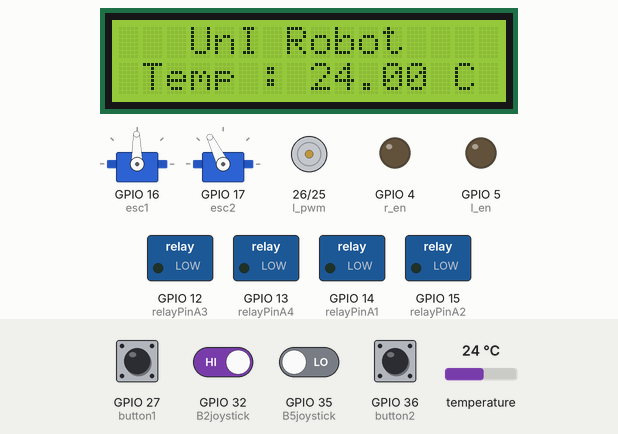
A sketch run on a simulated ESP32. Shown: 16×2 character LCD, 2 × servo, motor-driver pin pairs drawn as motors (green arrow = first pin HIGH = forward, orange = second pin HIGH = backward, longer = more drive), switched loads named in the sketch (green lamp = pin HIGH), output pins drawn as LEDs (lit = HIGH). The inputs (shaded band) are chosen by the test bench; at power-on: GPIO 27 (button1), GPIO 32 (B2joystick), GPIO 36 (button2) HIGH, GPIO 35 (B5joystick) LOW, temperature 24 °C.

Above: at 3.3 s.
3.4 s: GPIO 27 (button1) pulled LOW for 0.95 s
At 4.9 s:
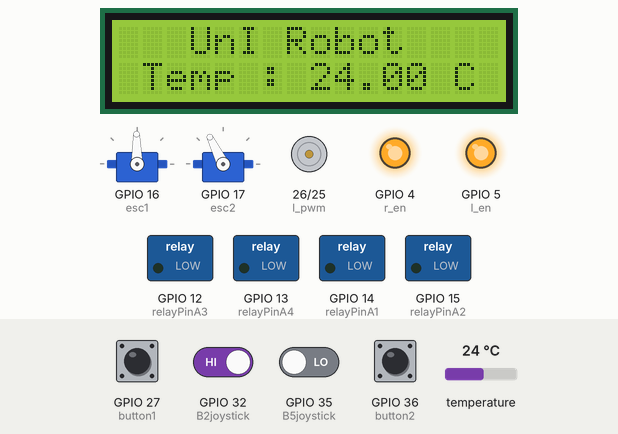
6.0 s: GPIO 32 (B2joystick) driven LOW
At 6.6 s:
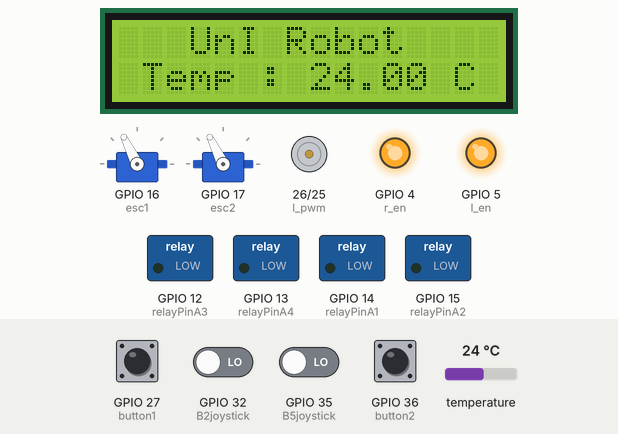
7.6 s: GPIO 36 (button2) pulled LOW for 0.95 s
At 8.3 s:
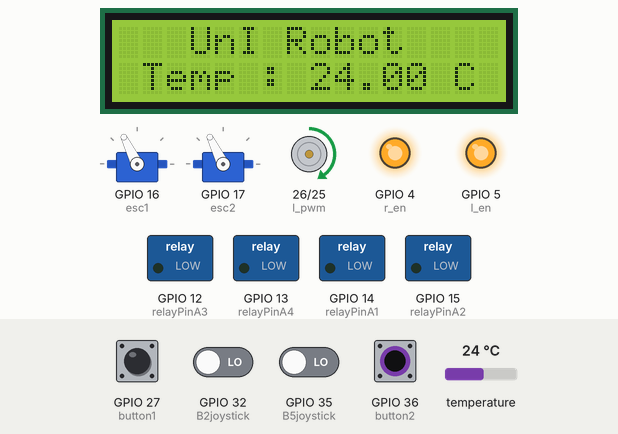
10.7 s: GPIO 27 (button1) pulled LOW for 0.95 s
At 11.4 s:
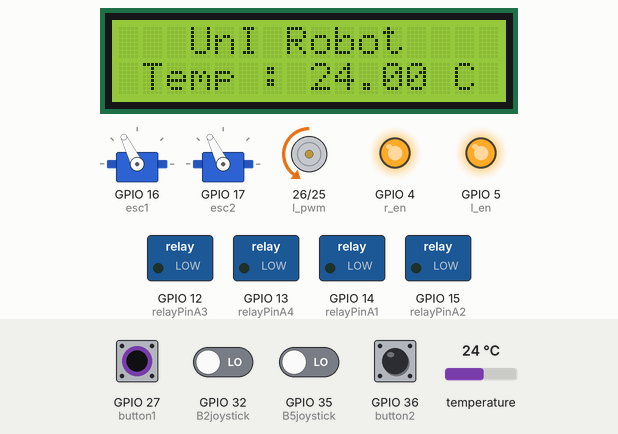
13.1 s: temperature set to 12 °C
At 13.6 s:
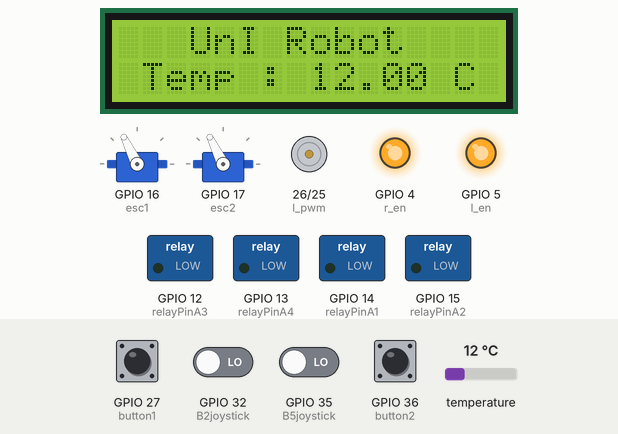
14.7 s: temperature set to 19 °C
At 15.3 s:
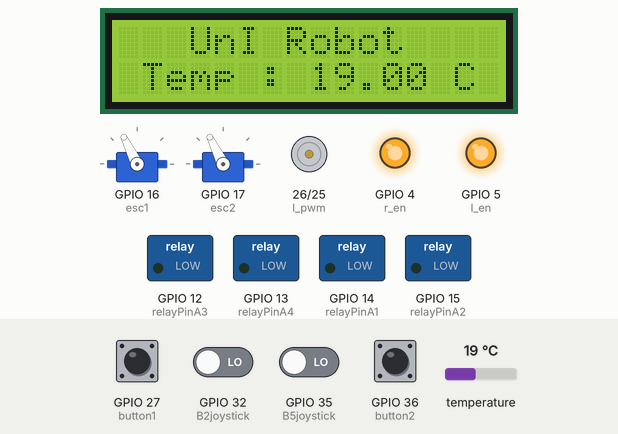
Timing chart, 0 to 17.3 s (numbered marks = the images above; inputs shaded):
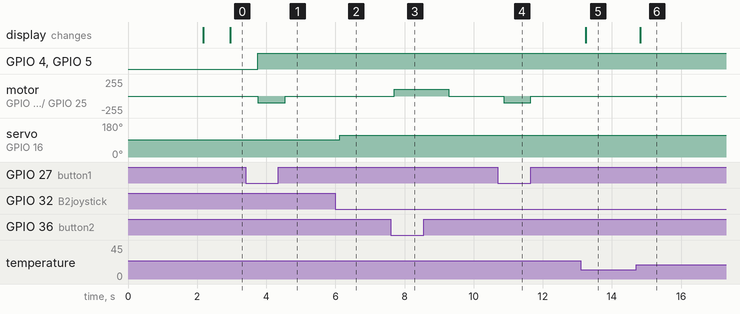

The sketch:

UnI_Robot_Coding.ino
```cpp
#include <ESP32Servo.h>  // Use the ESP32-specific Servo library
#include <OneWire.h>
#include <DallasTemperature.h>
#include <Wire.h>
#include <LiquidCrystal_I2C.h>
#include <ModbusMaster.h>

#ifndef DEVICE_DSICONNECRED_C
#define DEVICE_DSICONNECRED_C -127
#endif
#define ESC_MIN 1000 // Minimum throttle (stopped)
#define ESC_MAX 2000 // Maximum throttle
#define ESC_NEUTRAL 1480 // Neutral position (stopped)
#define ONE_WIRE_BUS 19 // Temperature Sensor
OneWire oneWire(ONE_WIRE_BUS);
DallasTemperature sensors(&oneWire);
LiquidCrystal_I2C lcd(0X27, 16, 2);

Servo esc1;
Servo esc2;

const int relayPinA1 = 14;
const int relayPinA2 = 15;
const int relayPinA3 = 12;
const int relayPinA4 = 13;
const int B2joystick = 32;
const int B3joystick = 33;
const int B4joystick = 34;
const int B5joystick = 35;

//Sink and float
// Right Motor connections (BTS7960)
int r_en = 4;   // Right motor EN pin
int r_pwm = 25;  // Right motor PWM pin

// Left Motor connections (BTS7960)
int l_en = 5;   // Left motor EN pin
int l_pwm = 26;  // Left motor PWM pin

// Button pins
int button1 = 27; // Sink button
int button2 = 36; // Float button
int button3 = 18; // Stop motors button

// Function to initialize ESCs
void initializeESCs() {
  esc1.attach(16);
  esc2.attach(17);

  // Set ESCs to neutral position
  esc1.writeMicroseconds(ESC_NEUTRAL);
  esc2.writeMicroseconds(ESC_NEUTRAL);

  //delay(2000); // Wait for ESCs to arm
}

// Function to stop all ESCs
void stopMotors() {
  esc1.writeMicroseconds(ESC_NEUTRAL);
  esc2.writeMicroseconds(ESC_NEUTRAL);
}

// Movement functions
void moveForward(int speed) {
  int pwm = map(speed, 0, 100, ESC_NEUTRAL, ESC_MAX);
  esc1.writeMicroseconds(pwm);
  esc2.writeMicroseconds(pwm);
}

void moveBackward(int speed) {
  int pwm = map(speed, 0, 100, ESC_NEUTRAL, ESC_MAX);
  esc1.writeMicroseconds(pwm);
  esc2.writeMicroseconds(pwm);
}

void turnLeft(int speed) {
  int pwm = map(speed, 0, 100, ESC_NEUTRAL, ESC_MAX);
  esc1.writeMicroseconds(ESC_NEUTRAL);
  esc2.writeMicroseconds(pwm);
}

void turnRight(int speed) {
  int pwm = map(speed, 0, 100, ESC_NEUTRAL, ESC_MAX);
  esc1.writeMicroseconds(pwm);
  esc2.writeMicroseconds(ESC_NEUTRAL);
}
void Forward(){
  digitalWrite(relayPinA1, LOW);
  digitalWrite(relayPinA2, LOW);
  digitalWrite(relayPinA3, LOW);
  digitalWrite(relayPinA4, LOW);
}
void Backward(){
  digitalWrite(relayPinA1, HIGH);
  digitalWrite(relayPinA2, HIGH);
  digitalWrite(relayPinA3, HIGH);
  digitalWrite(relayPinA4, HIGH);
}

void LT(){
  digitalWrite(relayPinA1, LOW);
  digitalWrite(relayPinA2, LOW);
  digitalWrite(relayPinA3, HIGH);
  digitalWrite(relayPinA4, HIGH);
}

void RT(){
  digitalWrite(relayPinA1, HIGH);
  digitalWrite(relayPinA2, HIGH);
  digitalWrite(relayPinA3, LOW);
  digitalWrite(relayPinA4, LOW);
}

// Sinking function
void Sink() {
  digitalWrite(r_en, HIGH);
  digitalWrite(l_en, HIGH);
  // Set motors to maximum speed (PWM to 255)
  analogWrite(r_pwm, 100);  // Right motor speed
  analogWrite(l_pwm, 0);  // Left motor speed
  // Move right motor forward

}

// Floating function
void Float() {
  digitalWrite(r_en, HIGH);
  digitalWrite(l_en, HIGH);
  // Set motors to maximum speed (PWM to 255)
  analogWrite(r_pwm, 0);  // Right motor speed
  analogWrite(l_pwm, 100);  // Left motor speed
  // Move right motor backward

}

// Stop vertical movement function
void stopVertical() {
  // Stop both motors by setting PWM to 0
  analogWrite(r_pwm, 0);  // Right motor speed (stop)
  analogWrite(l_pwm, 0);  // Left motor speed (stop)
}

void setup()
{
  Serial.begin(9600);  // Start the Serial communication at 9600 baud
  sensors.begin();
  lcd.begin(16,2);
  lcd.init();
  lcd.backlight();
  lcd.setCursor(0, 0);
  lcd.print("   UnI Robot");
  lcd.setCursor(0, 1);
  lcd.print("TempSensor Ready");
  delay (2000);
  lcd.clear();
  initializeESCs();

  // Set all motor control pins to outputs
  pinMode(r_en, OUTPUT);
  pinMode(r_pwm, OUTPUT);

  pinMode(l_en, OUTPUT);
  pinMode(l_pwm, OUTPUT);

  // Set button pins to inputs with pull-up resistors
  pinMode(button1, INPUT_PULLUP);
  pinMode(button2, INPUT_PULLUP);
  pinMode(button3, INPUT_PULLUP);

  // Turn off motors - Initial state
  analogWrite(r_pwm, 0);  // Set PWM to 0 (no movement)
  analogWrite(l_pwm, 0);  // Set PWM to 0 (no movement)

  pinMode(B2joystick, INPUT);
  pinMode(B3joystick, INPUT);
  pinMode(B4joystick, INPUT);
  pinMode(B5joystick, INPUT);
  pinMode(relayPinA1, OUTPUT);
  pinMode(relayPinA2, OUTPUT);
  pinMode(relayPinA3, OUTPUT);
  pinMode(relayPinA4, OUTPUT);
  digitalWrite(relayPinA1, HIGH);
  digitalWrite(relayPinA2, HIGH);
  digitalWrite(relayPinA3, HIGH);
  digitalWrite(relayPinA4, HIGH);
}

void loop()
{
  if (digitalRead(B2joystick) == LOW)
    {
      Forward();
      moveForward(50); // Move forward at 50% speed
    }
    else if (digitalRead(B5joystick) == LOW)
    {
      Forward();
      turnLeft(50); // Turn left at 50% speed
    }
    else if (digitalRead(B3joystick) == LOW)
    {
      Forward();
      turnRight(50); // Turn right at 50% speed
    }
    else if (digitalRead(B4joystick) == LOW)
    {
      Backward();
      moveBackward(50); // Move backward at 50% speed
    }
    else
    {
      stopMotors(); // Stop all motors when no button is pressed
    }

  if (digitalRead(button1) == LOW) {  // Button 1 pressed (sink)
    Sink();
  }
  else if (digitalRead(button2) == LOW) {  // Button 2 pressed (float)
    Float();
  }
  else  {  // Button 3 pressed (stop motors)
    stopVertical();
  }

    sensors.requestTemperatures();
    float tempC = sensors.getTempCByIndex (0);
    if (tempC != DEVICE_DSICONNECRED_C){
      lcd.setCursor(0, 0);
      lcd.print("   UnI Robot");
      lcd.setCursor(0, 1);
      lcd.print(" Temp : ");
      lcd.print(tempC);
      lcd.print(" C");
    }
}
```

Measured:
- after the input at 3.4 s, GPIO 4 (r_en), GPIO 5 (l_en): LOW → HIGH after 0.35 s; motor on GPIO 26 (l_pwm) / GPIO 25 (r_pwm): stopped → backward 100/255 after 0.35 s, → stopped 0.79 s later
- after the input at 6.0 s, servo on GPIO 16 (esc1): 91° → 116° after 0.12 s
- after the input at 7.6 s, motor on GPIO 26 (l_pwm) / GPIO 25 (r_pwm): stopped → forward 100/255 after 0.10 s, → stopped 1.6 s later
- after the input at 10.7 s, motor on GPIO 26 (l_pwm) / GPIO 25 (r_pwm): stopped → backward 100/255 after 0.17 s, → stopped 0.79 s later
- after the input at 13.1 s, the display: changes after 0.14 s (image 5)
- after the input at 14.7 s, the display: changes after 0.12 s (image 6)
